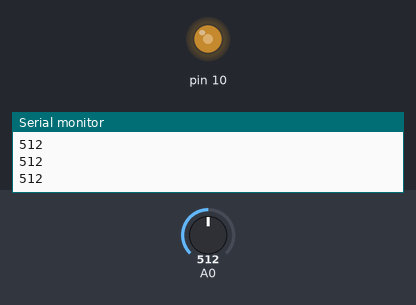
This sketch was run on a simulated Arduino Uno, built with avr-gcc and run on an emulated ATmega328P. Parts: output pins drawn as LEDs (lit = HIGH), the last lines printed to the serial monitor. The inputs (shaded band) are chosen by the test bench; at power-on: A0 = 512.

Above: at 1.2 s.
1.3 s: A0 set to 716
At 2.5 s:
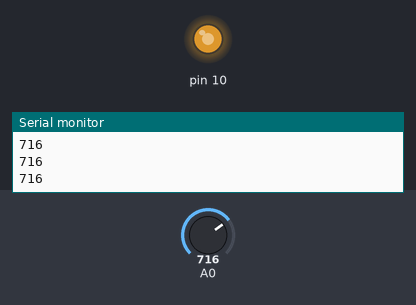
2.8 s: A0 set to 900
At 4.0 s:
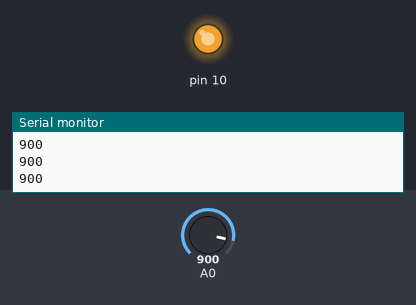
4.3 s: A0 set to 122
At 5.1 s:
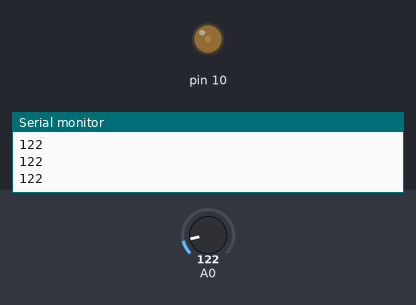
5.8 s: A0 set to 0
At 6.2 s:
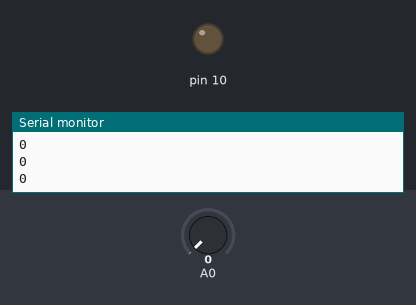
7.3 s: A0 set to 511
At 8.5 s:
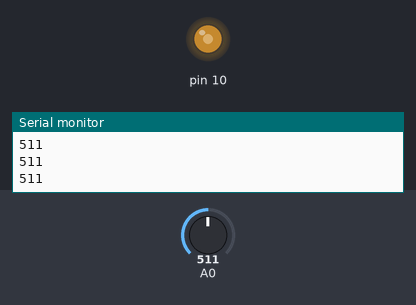
Timing chart, 0 to 9.8 s (numbered marks = the images above; inputs shaded):
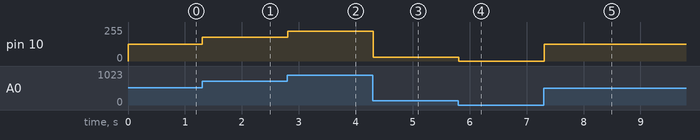

The sketch:

0329_2_adjustableResistance.ino
```cpp
// 가변저항으로 밝기 조절
void setup() {
  // put your setup code here, to run once:
  pinMode(A0, INPUT);
  pinMode(10, OUTPUT);
  Serial.begin(9600);
}

void loop() {
  int sensorValue = analogRead(A0);   // 0~1023
  Serial.println(sensorValue);

  //analogWrite(10, sensorValue/4);

  // int num = (sensorValue/1023)/255;
  // analogWrite(10, num);
  // -> 작동 이상함. map() 함수 사용하기.
  int mapValue = map(sensorValue, 0, 1023, 0, 255);
  analogWrite(10,mapValue);
}
```

Measured:
- after the input at 1.3 s, pin 10: 127/255 → 178/255 at once
- after the input at 2.8 s, pin 10: 178/255 → 224/255 at once
- after the input at 4.3 s, pin 10: 224/255 → 30/255 at once
- after the input at 5.8 s, pin 10: 30/255 → 0/255 at once
- after the input at 7.3 s, pin 10: 0/255 → 127/255 at once
